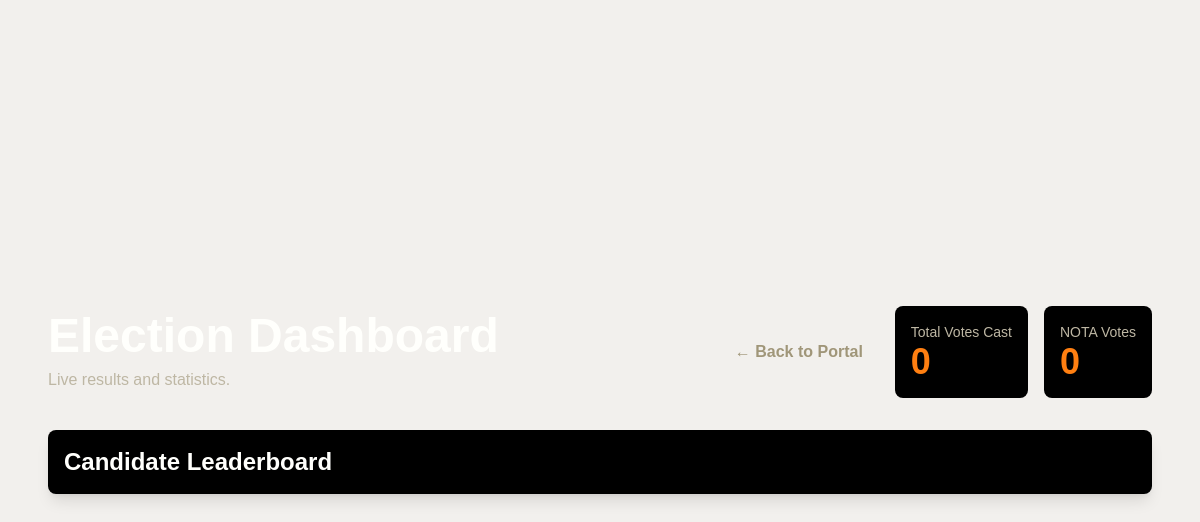
The app's page /dashboard/ (signed in), older data.
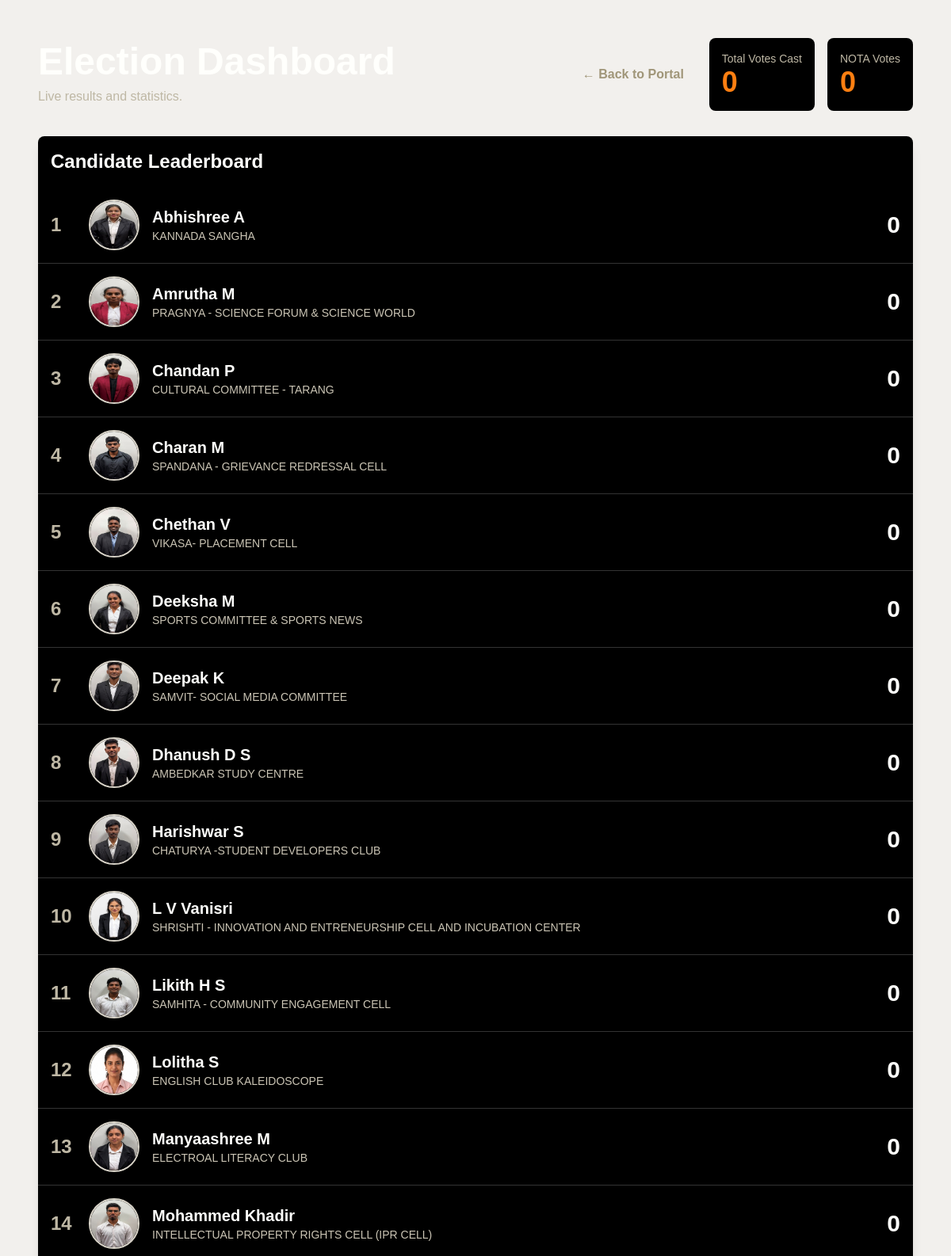
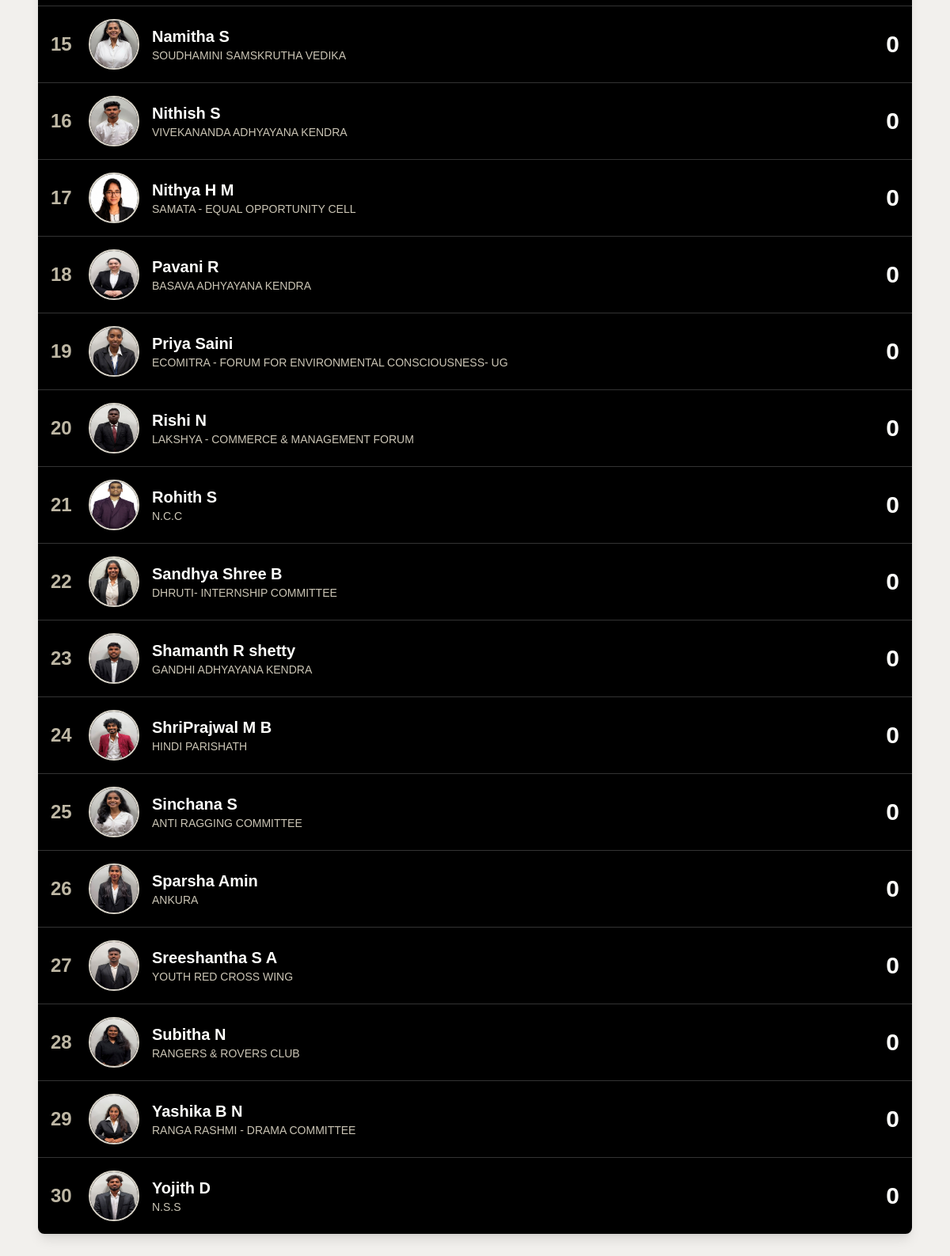
The same page, newer data (2 pictures, top to bottom).
### core/models.py (models this page shows, shortened)
class Candidate(models.Model):
    university = models.ForeignKey(University, on_delete=models.CASCADE, related_name='candidates')
    name = models.CharField(max_length=200)
    photo_url = models.ImageField(upload_to='candidates/', max_length=500)
    forum = models.CharField(max_length=200)
    vote_count = models.PositiveIntegerField(default=0)
    class Meta:
        ordering = ['-vote_count', 'name']
        unique_together = ('university', 'forum')

### core/views.py (the view)
# urls.py: path('dashboard/', views.dashboard_view, name='dashboard'),
@login_required(login_url='officer_login')
@user_passes_test(is_superuser, login_url='officer_login')
def dashboard_view(request):
    university = get_current_university(request)
    candidates = Candidate.objects.filter(university=university).order_by('-vote_count', 'name')
    total_votes = Vote.objects.filter(university=university).count()
    nota_votes = get_live_nota_votes(university)
    context = {'candidates': candidates, 'total_votes_cast': total_votes, 'nota_votes': nota_votes}
    return render(request, 'dashboard.html', context)

### core/views.py (called while the page is built)
def is_superuser(user):
    return user.is_superuser

def get_current_university(request):
    if request.user.is_authenticated:
        try:
            profile = Profile.objects.select_related('university').get(user=request.user)
            return profile.university
        except Profile.DoesNotExist:
            pass
    return University.objects.first()

def get_live_nota_votes(university):
    if not university:
        return 0
    voted_students = Student.objects.filter(university=university, has_voted=True).count()
    candidate_votes = Vote.objects.filter(university=university).count()
    return max(0, voted_students * 10 - candidate_votes)

### templates/dashboard.html (shortened to what this page needs)
{% extends 'base.html' %}
{% block content %}
<div class="w-full max-w-7xl mx-auto p-4 md:p-8">
    <div class="flex justify-between items-center mb-8">
        <div>
            <h1 class="text-3xl md:text-5xl font-semibold text-baby_powder">Election Dashboard</h1>
            <p class="text-khaki mt-2">Live results and statistics.</p>
        </div>
        <div class="flex items-center space-x-4">
            <a href="{% url 'officer_portal' %}" class="py-2 px-4 rounded-lg text-khaki-400 font-semibold hover:bg-black-500 hover:text-baby_powder transition-colors">
                &larr; Back to Portal
            </a>
            <div id="total-votes-card" class="p-4 bg-black-500 rounded-lg transition-colors duration-500">
                <p class="text-khaki text-sm">Total Votes Cast</p>
                <p id="total-votes-display" class="text-4xl font-semibold text-orange_wheel">{{ total_votes_cast }}</p>
            </div>
            <div id="nota-votes-card" class="p-4 bg-black-500 rounded-lg transition-colors duration-500">
                <p class="text-khaki text-sm">NOTA Votes</p>
                <p id="nota-votes-display" class="text-4xl font-semibold text-orange_wheel">{{ nota_votes }}</p>
            </div>
        </div>
    </div>
    <div class="bg-black-500 rounded-lg shadow-lg overflow-hidden">
        <div class="p-4">
             <h2 class="text-2xl font-semibold text-baby_powder">Candidate Leaderboard</h2>
        </div>
        <div id="leaderboard-body" class="divide-y divide-black-600">
            {% for candidate in candidates %}
            <div class="flex items-center p-4 space-x-4">
                <div class="text-2xl font-bold text-khaki w-8">{{ forloop.counter }}</div>
                <img src="{{ candidate.photo_url.url }}" alt="{{ candidate.name }}" class="w-16 h-16 rounded-full object-cover border-2 border-khaki-700">
                <div class="flex-grow">
                    <p class="text-xl font-semibold text-baby_powder">{{ candidate.name }}</p>
                    <p class="text-sm text-khaki-600">{{ candidate.forum }}</p>
                </div>
                <div class="text-3xl font-bold text-baby_powder">
                    {{ candidate.vote_count }}
                </div>
            </div>
            {% endfor %}
        </div>
    </div>
</div>
{% endblock %}

### templates/base.html (shortened to what this page needs)
{% load static %}
<!DOCTYPE html>
<html lang="en" class="dark"> <head>
    <script src="https://cdn.tailwindcss.com"></script>
    <link href="https://api.fontshare.com/v2/css?f[]=clash-display@200,400,700,500,600,300&display=swap" rel="stylesheet">
</head>
<body class="bg-khaki-900 dark:bg-black-600 text-black-100 dark:text-baby_powder antialiased">
    <main class="min-h-screen flex items-center justify-center p-4">
        {% block content %}
        {% endblock %}
    </main>
</body>
</html>

### templates/base.html (style rules this page uses)
body { font-family: 'Clash Display', sans-serif; }

Row changes from the older to the newer data that the page shows:
added Candidate: photo_url (picture), name "Abhishree A", forum "KANNADA SANGHA", vote_count "0"
added Candidate: photo_url (picture), name "Amrutha M", forum "PRAGNYA - SCIENCE FORUM & SCIENCE WORLD", vote_count "0"
added Candidate: photo_url (picture), name "Chandan P", forum "CULTURAL COMMITTEE - TARANG", vote_count "0"
added Candidate: photo_url (picture), name "Charan M", forum "SPANDANA - GRIEVANCE REDRESSAL CELL", vote_count "0"
added Candidate: photo_url (picture), name "Chethan V", forum "VIKASA- PLACEMENT CELL", vote_count "0"
added Candidate: photo_url (picture), name "Deeksha M", forum "SPORTS COMMITTEE & SPORTS NEWS", vote_count "0"
added Candidate: photo_url (picture), name "Deepak K", forum "SAMVIT- SOCIAL MEDIA COMMITTEE", vote_count "0"
added Candidate: photo_url (picture), name "Dhanush D S", forum "AMBEDKAR STUDY CENTRE", vote_count "0"
added Candidate: photo_url (picture), name "Harishwar S", forum "CHATURYA -STUDENT DEVELOPERS CLUB", vote_count "0"
added Candidate: photo_url (picture), name "L V Vanisri", forum "SHRISHTI - INNOVATION AND ENTRENEURSHIP CELL AND INCUBATION CENTER", vote_count "0"
added Candidate: photo_url (picture), name "Likith H S", forum "SAMHITA - COMMUNITY ENGAGEMENT CELL", vote_count "0"
added Candidate: photo_url (picture), name "Lolitha S", forum "ENGLISH CLUB KALEIDOSCOPE", vote_count "0"
added Candidate: photo_url (picture), name "Manyaashree M", forum "ELECTROAL LITERACY CLUB", vote_count "0"
added Candidate: photo_url (picture), name "Mohammed Khadir", forum "INTELLECTUAL PROPERTY RIGHTS CELL (IPR CELL)", vote_count "0"
added Candidate: photo_url (picture), name "Namitha S", forum "SOUDHAMINI SAMSKRUTHA VEDIKA", vote_count "0"
added Candidate: photo_url (picture), name "Nithish S", forum "VIVEKANANDA ADHYAYANA KENDRA", vote_count "0"
added Candidate: photo_url (picture), name "Nithya H M", forum "SAMATA - EQUAL OPPORTUNITY CELL", vote_count "0"
added Candidate: photo_url (picture), name "Pavani R", forum "BASAVA ADHYAYANA KENDRA", vote_count "0"
added Candidate: photo_url (picture), name "Priya Saini", forum "ECOMITRA - FORUM FOR ENVIRONMENTAL CONSCIOUSNESS- UG", vote_count "0"
added Candidate: photo_url (picture), name "Rishi N", forum "LAKSHYA - COMMERCE & MANAGEMENT FORUM", vote_count "0"
added Candidate: photo_url (picture), name "Rohith S", forum "N.C.C", vote_count "0"
added Candidate: photo_url (picture), name "Sandhya Shree B", forum "DHRUTI- INTERNSHIP COMMITTEE", vote_count "0"
added Candidate: photo_url (picture), name "Shamanth R shetty", forum "GANDHI ADHYAYANA KENDRA", vote_count "0"
added Candidate: photo_url (picture), name "ShriPrajwal M B", forum "HINDI PARISHATH", vote_count "0"
added Candidate: photo_url (picture), name "Sinchana S", forum "ANTI RAGGING COMMITTEE", vote_count "0"
added Candidate: photo_url (picture), name "Sparsha Amin", forum "ANKURA", vote_count "0"
added Candidate: photo_url (picture), name "Sreeshantha S A", forum "YOUTH RED CROSS WING", vote_count "0"
added Candidate: photo_url (picture), name "Subitha N", forum "RANGERS & ROVERS CLUB", vote_count "0"
added Candidate: photo_url (picture), name "Yashika B N", forum "RANGA RASHMI - DRAMA COMMITTEE", vote_count "0"
added Candidate: photo_url (picture), name "Yojith D", forum "N.S.S", vote_count "0"
